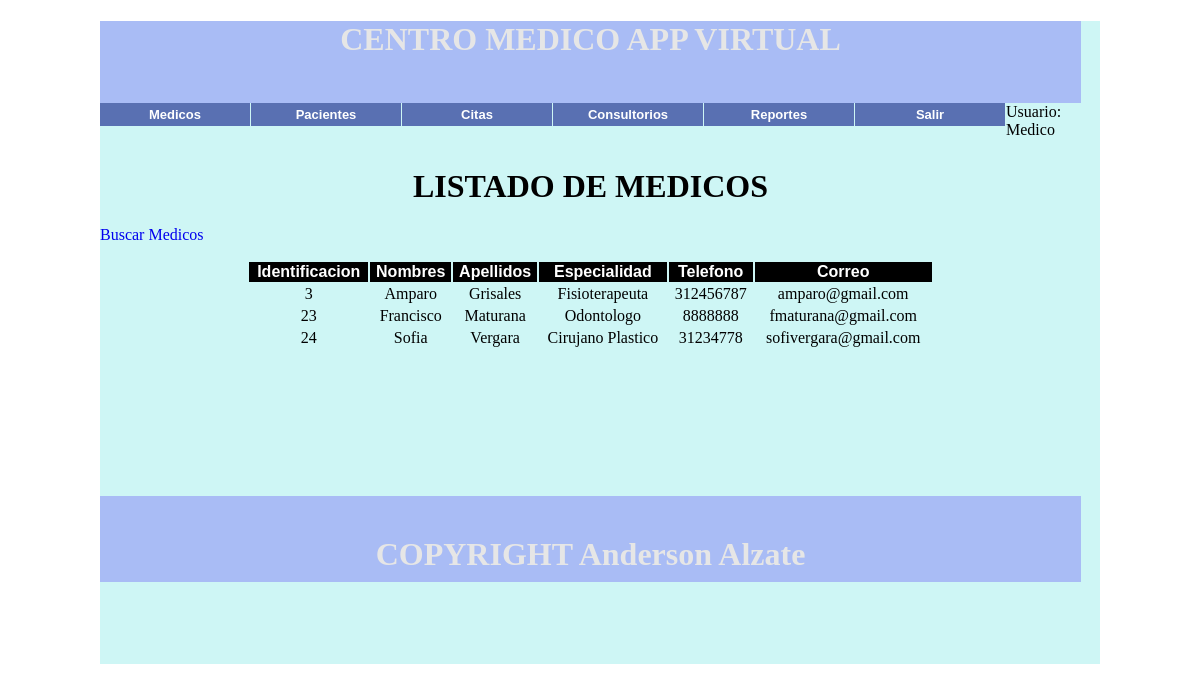
The page /Vista/index2.php?pag=listarMedicos (signed in) on the database its author committed.
### tables this page shows
CREATE TABLE `medicos` (
  `idMedico` int(11) NOT NULL,
  `medIdentificacion` varchar(15) NOT NULL,
  `medNombres` varchar(50) NOT NULL,
  `medApellidos` varchar(50) NOT NULL,
  `medEspecialidad` varchar(50) NOT NULL,
  `medTelefono` char(15) NOT NULL,
  `medCorreo` varchar(50) NOT NULL
);

### Modelo/conexionBasesDatos.php (called while the page is built)
<?php
function Conectarse()
{
	$Conexion=new MysQli("localhost","root","","centromedico");
		if ($Conexion->connect_errno)
		echo "Problemas en la Conexion ". $Conexion->connect_error;
	else
		return $Conexion;
}
?>

### Modelo/Medico.php (called while the page is built, shortened)
<?php
class Medico
{
	public function consultarMedicos()
	{
		$this->Conexion=Conectarse();
		$sql="select * from medicos";
		$resultado=$this->Conexion->query($sql);
		return $resultado;
	}
}
?>

### Vista/listarMedicos.php (the view, shortened to what this page needs)
<?php
require "../Modelo/conexionBasesDatos.php";
require "../Modelo/Medico.php";
$objMedico=new Medico();
$medicos=$objMedico->consultarMedicos();
?>
<h1 align="center">LISTADO DE MEDICOS</h1>
<table width="70%" border="0" align="center">
<a href="buscarmedicos.php" text-decoration:"none"><p>Buscar Medicos</p></a>
  <tr align="center" bgcolor="="white" class="texto">
    <td>Identificacion</td>
    <td>Nombres</td>
    <td>Apellidos</td>
    <td>Especialidad</td>
	<td>Telefono</td>
    <td>Correo</td>
  </tr>
 <?php
while($registro=$medicos->fetch_object())
{
?>
  <tr>
    <td align="center"><?php echo $registro->medIdentificacion?></td>
    <td align="center"><?php echo $registro->medNombres?></td>
    <td align="center"><?php echo $registro->medApellidos?></td>
    <td align="center"><?php echo $registro->medEspecialidad?></td>
    <td align="center"><?php echo $registro->medTelefono?></td>
	 <td align="center"><?php echo $registro->medCorreo?></td>
  </tr>
 <?php
}
?>
</table>

### Vista/index2.php (shortened to what this page needs)
<?php
extract ($_REQUEST);
?>
<!DOCTYPE html PUBLIC "-//W3C//DTD XHTML 1.0 Transitional//EN" "http://www.w3.org/TR/xhtml1/DTD/xhtml1-transitional.dtd">
<html xmlns="http://www.w3.org/1999/xhtml">
<head>
<link href="../Css/estilos.css" rel="stylesheet">
<link rel="stylesheet" type="text/css" href="../Css/estiloMenu.css" >
</head>
<body>
<div id="divContenedor">
    <div id="divEncabezado"><?php include "encabezado.php"?></div>
	<div id="divMenu"> <?php include "menu.php"?> </div>
	<div id="divContenido"><?php include $pag.".php" ?> </div>
    <div id="divPiePagina"><?php include "piePagina.php"?> </div>
</div>
</body>
</html>

### Vista/encabezado.php
<p><H1 align="center">CENTRO MEDICO APP VIRTUAL<H1></p>

### Vista/menu.php (shortened to what this page needs)
<ul id="sddm">
	<li><a href="#" onmouseover="mopen('m1')" onmouseout="mclosetime()">Medicos</a>
	</li>
	<li><a href="#" onmouseover="mopen('m2')" onmouseout="mclosetime()">Pacientes</a>
	</li>
	<li><a href="#" onmouseover="mopen('m3')" onmouseout="mclosetime()">Citas</a>
	</li>
	<li><a href="#" onmouseover="mopen('m4')" onmouseout="mclosetime()">Consultorios </a>
	</li>
	<li><a href="#" onmouseover="mopen('m5')" onmouseout="mclosetime()">Reportes </a>
	</li>
	<li><a href="salir.php" onmouseover="mopen('m6')" onmouseout="mclosetime()">Salir</a>
	</li>
</ul>
<div>Usuario:   <?php echo $_SESSION['user']?> </div>

### Vista/piePagina.php
<br>
<H1 align="center">COPYRIGHT Anderson Alzate<H1>

### Css/estilos.css (style rules this page uses)
#divContenedor { width:1000px; height:643px; margin:0 auto; background-color: #CEF6F5; }
#divEncabezado { left:25px; top:25px; width:981px; height:82px; z-index:2; background-color: #A9BCF5; color: #E6E6E6; }
#divMenu { animation: nombre 0.5s infinite; left:27px; top:117px; width:981px; height:43px; z-index:3; }
#divContenido { left:29px; top:170px; width:981px; height:350px; z-index:4; overflow:auto }
#divPiePagina { left:29px; top:543px; width:981px; height:86px; z-index:5; background-color: #A9BCF5; color: #E6E6E6; }
.texto { font-family: Arial, Helvetica, sans-serif; font-weight: bold; color: #FFF; }

### Css/estiloMenu.css (style rules this page uses)
#sddm { margin: 0; padding: 0; z-index: 30 }
#sddm li { margin: 0; padding: 0; list-style: none; float: left; font: bold 13px arial }
#sddm li a { display: block; margin: 0 1px 0 0; padding: 4px 10px; width: 130px; background: #5970B2; color: #FFF; text-align: center; text-decoration: none }

### Vista/listarMedicos.php (style rules this page uses)
a { text-decoration: none; }

### rows shown on the page
medicos: medIdentificacion "3", medNombres "Amparo", medApellidos "Grisales", medEspecialidad "Fisioterapeuta", medTelefono "312456787", medCorreo "amparo@gmail.com"
medicos: medIdentificacion "23", medNombres "Francisco", medApellidos "Maturana", medEspecialidad "Odontologo", medTelefono "8888888", medCorreo "fmaturana@gmail.com"
medicos: medIdentificacion "24", medNombres "Sofia", medApellidos "Vergara", medEspecialidad "Cirujano Plastico", medTelefono "31234778", medCorreo "sofivergara@gmail.com"

### other values the page prints
$_SESSION['user'] "Medico"
